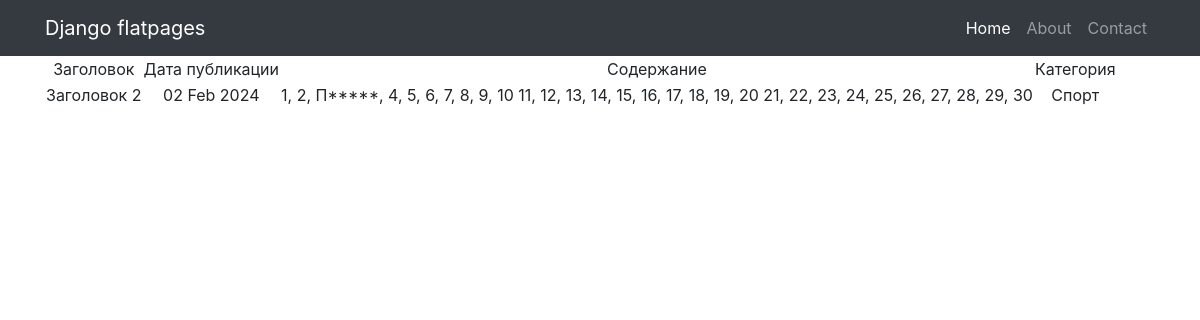
Screenshot of /news/2/ with the database file from the repository.
### news/models.py (models this page shows, shortened)
class Post(models.Model):
    article = "AR"
    news = "NE"
    POSITIONS = [
        (article, "Статья"),
        (news, "Новости"),
    ]
    post_time = models.DateTimeField(auto_now_add=True)
    author = models.ForeignKey(Author, on_delete=models.CASCADE)
    post_type = models.CharField(max_length=2, choices=POSITIONS, default=news)
    category = models.ManyToManyField(Category, through="PostCategory", related_name="posts_categories")
    title = models.CharField(max_length=255)
    text = models.TextField()
    rating = models.IntegerField(default=0)

class Category(models.Model):
    name = models.CharField(max_length=110, unique=True)
    subscribers = models.ManyToManyField(User, blank=True, related_name='categories')

### news/views.py (the view)
# urls.py: path('<int:pk>/', NewsDetail.as_view(), name='post_detail'),
class NewsDetail(DetailView):
    model = Post
    template_name = 'post_detail.html'
    context_object_name = 'post'

### news/templatetags/custom_filters.py (called while the page is built)
@register.filter()
def censor(value):
    for word in censor_list:
        value = value.replace(word[1:], '*' * len(word[1:]))
    return value

### templates/post_detail.html
{% extends 'default.html' %}
{% load custom_filters %}
{% block content%}
{% if post %}
<table>
    <tr>
        <td>Заголовок</td>
        <td>Дата публикации</td>
        <td>Содержание</td>
        <td>Категория</td>
    </tr>
    <tr>
        <td>{{ post.title }}</td>
        <td>{{ post.post_time|date:'d M Y' }}</td>
        <td>{{ post.text|censor }}</td>
        {% for cat in post.category.all %}
        <td>{{ cat.name }}</td>
        {% endfor %}
    </tr>
</table>
{% else %}
<h3>Публикаций нет</h3>
{% endif %}
{% endblock content %}

### rows the page displays
Post: title "Заголовок 2", post_time "02 Feb 2024", text|censor "1, 2, П*****, 4, 5, 6, 7, 8, 9, 10 11, 12, 13, 14, 15, 16, 17, 18, 19, 20 21, 22, 23, 24, 25, 26, 27, 28, 29, 30"
Category: name "Спорт"
